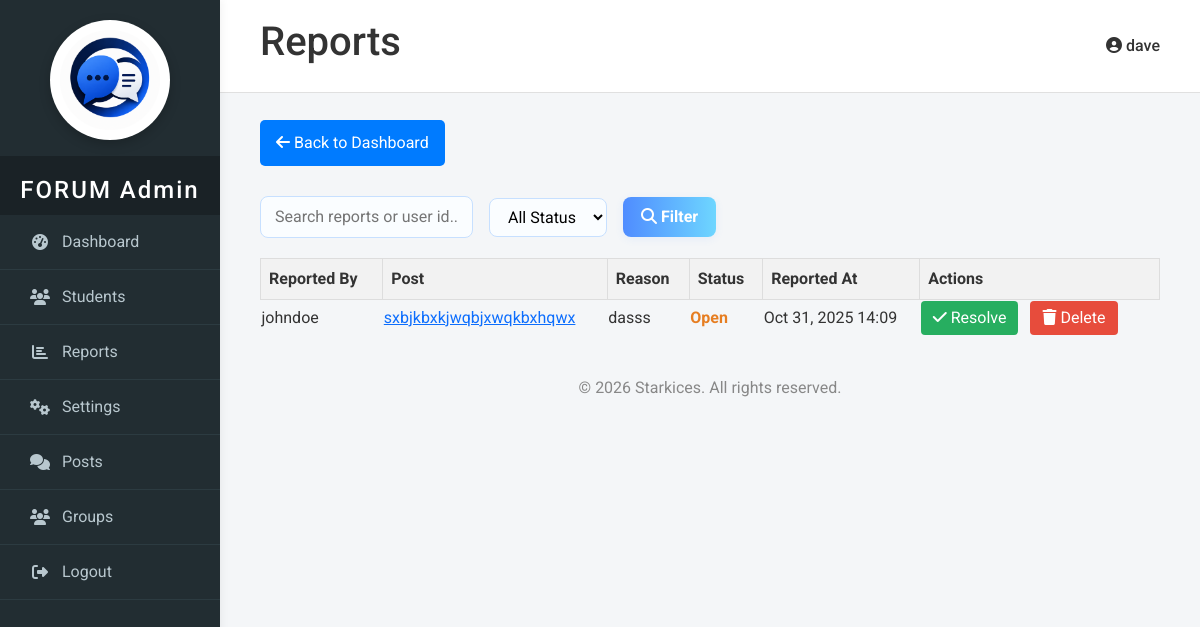
Before: /admin/reports.php (signed in) with the older database file.
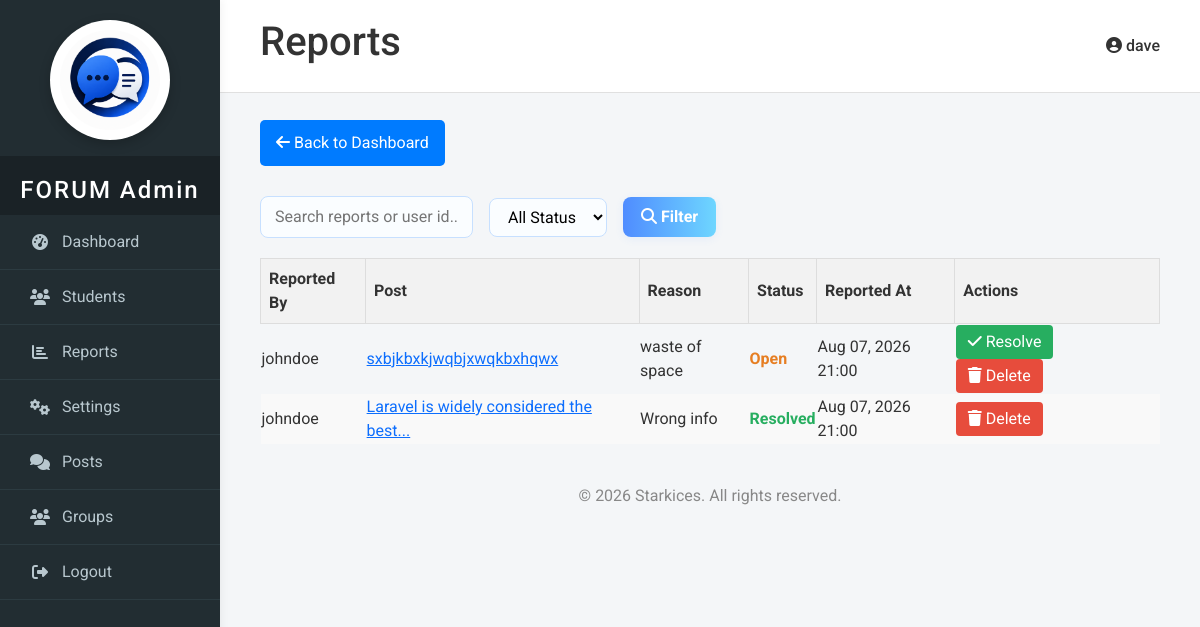
After: the same page with the newer database file.
### tables this page shows
CREATE TABLE `reports` (
  `id` int(11) NOT NULL,
  `post_id` int(11) NOT NULL,
  `reported_by` int(11) NOT NULL,
  `reason` varchar(255) NOT NULL,
  `status` varchar(20) DEFAULT 'open',
  `created_at` datetime DEFAULT current_timestamp()
);

CREATE TABLE `users` (
  `id` int(11) NOT NULL,
  `username` varchar(50) NOT NULL,
  `password` varchar(255) NOT NULL,
  `created_at` timestamp NOT NULL DEFAULT current_timestamp(),
  `status` varchar(15) DEFAULT NULL,
  `profile_pic` varchar(255) DEFAULT NULL,
  `cover_photo` varchar(255) DEFAULT NULL,
  `email` varchar(50) DEFAULT NULL,
  `fullname` varchar(255) NOT NULL
);

CREATE TABLE `posts` (
  `id` int(11) NOT NULL,
  `user_id` int(11) NOT NULL,
  `title` varchar(255) NOT NULL,
  `content` text NOT NULL,
  `category` varchar(100) NOT NULL,
  `image` varchar(255) DEFAULT NULL,
  `created_at` datetime DEFAULT current_timestamp(),
  `updated_at` datetime DEFAULT NULL
);

### admin/reports.php (the view, shortened to what this page needs)
<?php
require 'db_connect.php';
$adminName = $_SESSION['admin_name'] ?? 'Administrator';
$search = $_GET['search'] ?? '';
$where = [];
$where_sql = $where ? 'WHERE ' . implode(' AND ', $where) : '';
$sql = "SELECT r.*, p.content AS post_content, u.username AS reporter_name FROM reports r LEFT JOIN posts p ON r.post_id = p.id LEFT JOIN users u ON r.reported_by = u.id $where_sql ORDER BY r.created_at DESC";
$result = $conn->query($sql);
?>
<!DOCTYPE html>
<html lang="en">
<head>
    <link rel="stylesheet" href="https://cdnjs.cloudflare.com/ajax/libs/font-awesome/6.4.2/css/all.min.css">
    <link href="https://cdn.jsdelivr.net/npm/bootstrap@5.3.2/dist/css/bootstrap.min.css" rel="stylesheet">
    <link rel="stylesheet" href="adminacc.css">
    <link rel="stylesheet" href="posts.css">
</head>
<body>
    <?php include 'admininterface.php'; ?>
    <div class="header">
        <div><h1>Reports</h1></div>
        <div class="admin-info">
            <i class="fas fa-user-circle"></i> <?php echo htmlspecialchars($adminName); ?>
        </div>
    </div>
    <div class="main-content" style="margin-top:70px;">
        <div class="actions">
        <a href="dashboard.php" class="btn"><i class="fas fa-arrow-left"></i> Back to Dashboard</a>
        </div>
        <form class="search-bar" method="get" action="">
            <input type="text" name="search" placeholder="Search reports or user id..." value="<?= htmlspecialchars($search) ?>">
            <select name="status">
                <option value="">All Status</option>
            </select>
            <button type="submit"><i class="fa fa-search"></i> Filter</button>
        </form>
        <table>
            <thead>
                <tr>
                    <th>Reported By</th>
                    <th>Post</th>
                    <th>Reason</th>
                    <th>Status</th>
                    <th>Reported At</th>
                    <th>Actions</th>
                </tr>
            </thead>
            <tbody>
            <?php if ($result && $result->num_rows > 0): ?>
                <?php while ($row = $result->fetch_assoc()): ?>
                    <tr>
                        <td><?= htmlspecialchars($row['reporter_name'] ?? $row['reported_by']) ?></td>
                        <td>
                            <?php if ($row['post_id']): ?>
                                <a href="./posts.php#post-<?= $row['post_id'] ?>" target="_blank"><?= htmlspecialchars(mb_strimwidth($row['post_content'], 0, 40, "...")) ?></a>
                            <?php else: ?>
                                [Deleted]
                            <?php endif; ?>
                        </td>
                        <td><?= htmlspecialchars($row['reason']) ?></td>
                        <td>
                            <?php if ($row['status'] == 'resolved'): ?>
                                <span class="status-resolved">Resolved</span>
                            <?php else: ?>
                                <span class="status-open">Open</span>
                            <?php endif; ?>
                        </td>
                        <td><?= date('M d, Y H:i', strtotime($row['created_at'])) ?></td>
                        <td class="action-btns">
                            <?php if ($row['status'] != 'resolved'): ?>
                                <form method="post" style="display:inline;">
                                    <button type="submit" name="resolve" class="resolve-btn"><i class="fa fa-check"></i> Resolve</button>
                                </form>
                            <?php endif; ?>
                            <form method="post" style="display:inline;" onsubmit="return confirm('Delete this report?');">
                                <button type="submit" name="delete" class="delete-btn"><i class="fa fa-trash"></i> Delete</button>
                            </form>
                        </td>
                    </tr>
                <?php endwhile; ?>
            <?php else: ?>
                <tr><td colspan="6" style="text-align:center;color:#888;">No reports found.</td></tr>
            <?php endif; ?>
            </tbody>
        </table>
        <p class="footer" style="margin-top: 40px; text-align: center; color: #888;">&copy; <?= date('Y'); ?> Starkices. All rights reserved.</p>
    </div>
</body>
</html>

### admin/admininterface.php (shortened to what this page needs)
<!DOCTYPE html>
<html lang="en">
<head>
</head>
<body>
    <div class="sidebar" id="sidebar">
        <img src="../media/icon.png" alt="logo" class="logo ">
        <h2>FORUM Admin</h2>
        <ul>
            <li><a href="dashboard.php"><i class="fas fa-tachometer-alt"></i> Dashboard</a></li>
            <li><a href="users.php"><i class="fas fa-users"></i> Students</a></li>
            <li><a href="reports.php"><i class="fas fa-chart-bar"></i> Reports</a></li>
            <li><a href="settings.php"><i class="fas fa-cogs"></i> Settings</a></li>
            <li><a href="posts.php"><i class="fas fa-comments"></i> Posts</a></li>
            <li><a href="groups.php"><i class="fas fa-users"></i> Groups</a></li>
            <li><a href="logout.php"><i class="fas fa-sign-out-alt"></i> Logout</a></li>
        </ul>
    </div>
    <div class="header">
        <div><h1>Discussion forum</h1></div>
        <div class="admin-info">
        </div>
    </div>
</body>
</html>

### admin/adminacc.css (style rules this page uses)
body { margin: 0; font-family: 'Roboto', Arial, sans-serif; background: #f4f6f8; color: #333; }
.bulk-btn, .search-bar button { position: relative; overflow: hidden; }
.bulk-btn::after, .search-bar button::after { content: ""; position: absolute; left: -80px; top: 0; width: 60px; height: 100%; background: rgba(255, 255, 255, 0.08); transform: skewX(-20deg); animation: accentMove 2.5s linear infinite; pointer-events: none; }
.sidebar { width: 220px; background: #222d32; color: #fff; position: fixed; top: 0; left: 0; bottom: 0; padding-top: 60px; box-shadow: 2px 0 8px rgba(0, 0, 0, 0.05); transition: 1.5s all ease-in; height: 100%; padding: 20px 0; transition: transform 0.3s ease; transform: translateX(0); z-index: 1000; }
.sidebar h2 { text-align: center; margin: 0; font-size: 1.5em; padding: 20px 0 10px 0; background: #1a2226; letter-spacing: 2px; }
.sidebar ul { list-style: none; padding: 0; }
.sidebar ul li { padding: 15px 30px; border-bottom: 1px solid #2c3b41; }
.sidebar ul li a { color: #b8c7ce; text-decoration: none; display: flex; align-items: center; transition: color 0.2s; }
.sidebar ul li a i { margin-right: 12px; width: 20px; text-align: center; }
.main-content { margin-left: 220px; padding: 30px 40px; min-height: 100vh; }
.header { background: #fff; padding: 18px 40px; border-bottom: 1px solid #e0e0e0; display: flex; align-items: center; justify-content: space-between; position: fixed; left: 220px; right: 0; top: 0; z-index: 100; }
.header .admin-info { font-weight: 500; }
.actions { justify-content: space-between; margin: 20px 0; display: flex; flex-wrap: wrap; }
.actions a { text-decoration: none; color: #fff; background-color: #007bff; padding: 10px 15px; border-radius: 5px; transition: background-color 0.3s ease; margin-bottom: 10px; }
.logo { display: block; margin: 0 auto 1rem auto; max-width: 120px; height: auto; border-radius: 50%; box-shadow: 0 4px 12px rgba(0, 0, 0, 0.2); background-color: #fff; padding: 10px; }

### admin/posts.css (style rules this page uses)
.search-bar { margin-bottom: 18px; display: flex; gap: 16px; align-items: center; flex-wrap: wrap; }
.search-bar input[type="text"] { border-radius: 8px; border: 1px solid #c7e0ff; padding: 8px 14px; font-size: 1em; background: #fafdff; transition: border 0.2s; }
.search-bar button, .category-filter button { background: linear-gradient(90deg, #4f8cff 0%, #6ed6ff 100%); color: #fff; border: none; border-radius: 8px; padding: 8px 18px; font-weight: bold; cursor: pointer; transition: background 0.2s, box-shadow 0.2s; box-shadow: 0 2px 8px rgba(79, 140, 255, 0.09); }
.search-bar select { border-radius: 8px; border: 1px solid #c7e0ff; padding: 8px 14px; font-size: 1em; background: #fafdff; transition: border 0.2s; }

### admin/reports.php (style rules this page uses)
table { width: 100%; border-collapse: collapse; margin-top: 20px; }
table th, .user-table td { border: 1px solid #ddd; padding: 8px; text-align: left; }
table th { background-color: #f2f2f2; }
table tr:nth-child(even) { background-color: #f9f9f9; }
.action-btns button { margin-right: 8px; padding: 5px 12px; border: none; border-radius: 4px; cursor: pointer; color: #fff; }
.resolve-btn { background: #27ae60; }
.delete-btn { background: #e74c3c; }
.status-open { color: #e67e22; font-weight: bold; }
.status-resolved { color: #27ae60; font-weight: bold; }

Changed rows visible on the page:
removed reports: reported_by.username "johndoe", post.content "sxbjkbxkjwqbjxwqkbxhqwx", reason "dasss", status "Open", created_at "Oct 31, 2025 14:09"
added reports: reported_by.username "johndoe", post.content "sxbjkbxkjwqbjxwqkbxhqwx", reason "waste of space", status "Open", created_at "Aug 07, 2026 21:00"
added reports: reported_by.username "johndoe", post.content "Laravel is widely considered the best...", reason "Wrong info", status "Resolved", created_at "Aug 07, 2026 21:00"
